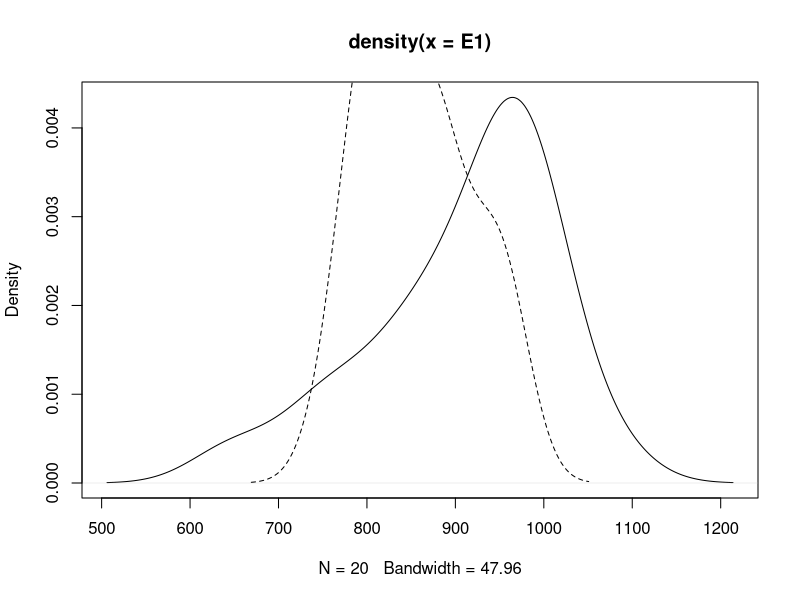
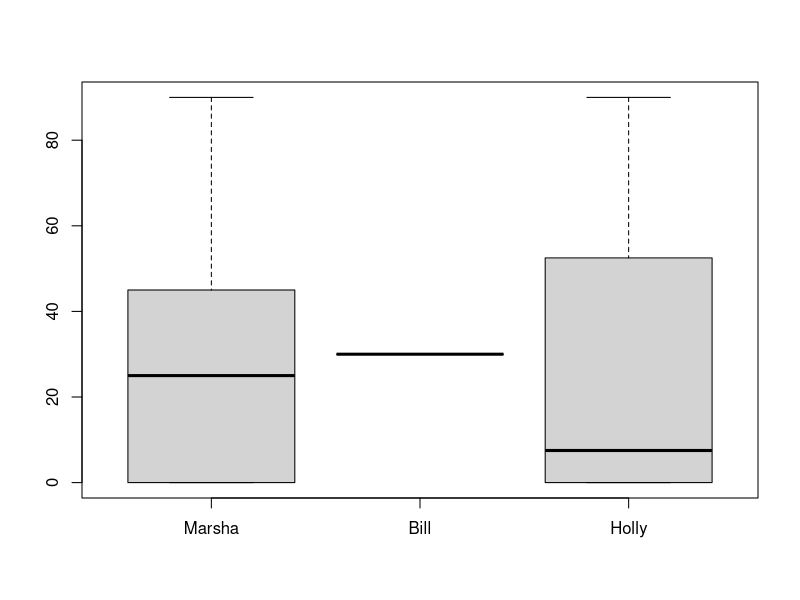
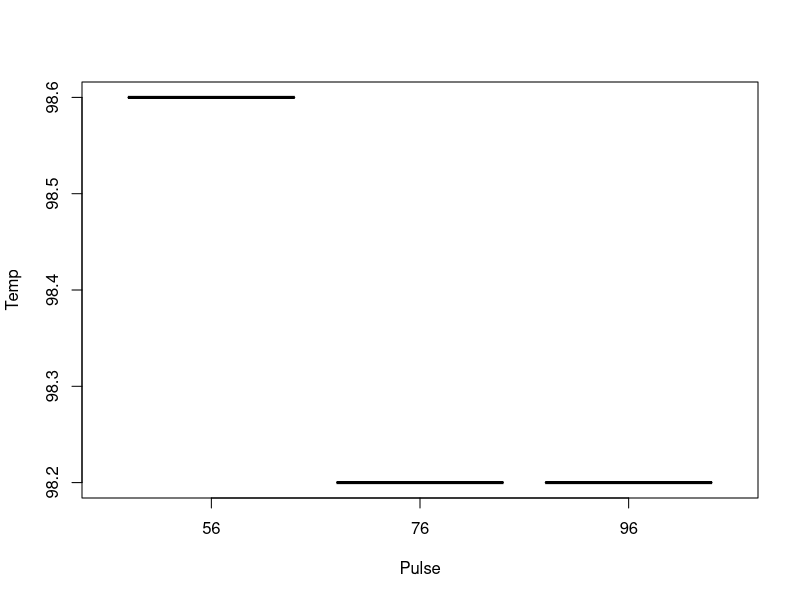
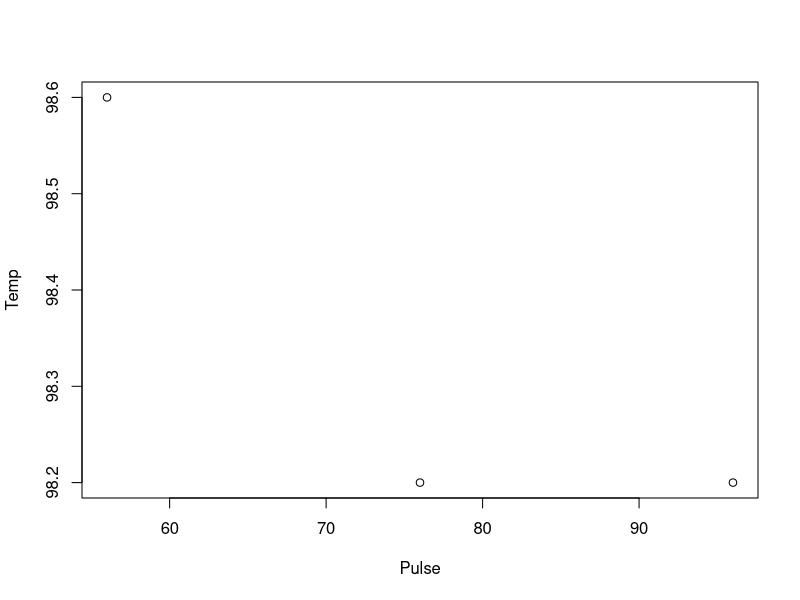

Here is the R script that generated these plots, in order:
## ---- chunk 1
# Split data, and plot the density accordingly
library(MASS)
split = with(michelson,split(Speed,Expt))
E1 = split$"1"
E2 = split$"2"
plot(density(E1),lty = 1)
lines(density(E2),lty = 2)

## ---- chunk 2
# Make a list and plot. 
homeworkTime = list(Marsha = c(25,0,45,90,0), Bill = c(30,30,30,30,NA), Holly = c(15,0,90,0,NA))
boxplot(homeworkTime)
## ---- chunk 3
# Create a data frame and plot
frame = data.frame("Name" = c("Jackie","Florence","Mildred"), "Temp" = c(98.2,98.6,98.2), "Pulse" = c(96,56,76), "Systolic" = c(134,120,150), "Diastolic" = c(90,80,95))
boxplot(Temp ~ Pulse, data = frame)
plot(Temp ~ Pulse, data = frame)
#No, plot() and boxplot() do not produce same graphic. 
## ---- chunk 4
# Split the data accordingly
split(ToothGrowth$len,list(ToothGrowth$dose,ToothGrowth$supp), drop = TRUE)
